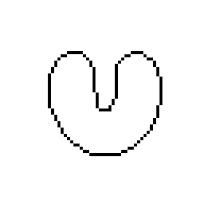
#> input picture workshop4/example.jpg, 204 x 206 px
$ python -i Watershed.py   (imports and definitions only)
#> lines starting #> are read from the running program, lines starting #| are printed output that depends on the picture; after the words box and inside, x2 and y2 are one past the last pixel; in counts of white or black regions, pixels touching at a corner belong together
#> further down, picture is the input picture: shape (206, 204, 3); min 0, max 255, mean 247.7
import numpy as np
import cv2
from matplotlib import pyplot as plt

def watershed(img):
    gray = cv2.cvtColor(img,cv2.COLOR_BGR2GRAY)
    ret, thresh = cv2.threshold(gray,0,255,cv2.THRESH_BINARY_INV+cv2.THRESH_OTSU)
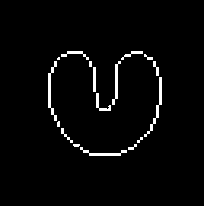
#> thresh: shape (206, 204); 2.8% white; 17 white regions (5 under 20 px), largest, box (x1, y1, x2, y2) and area: (48, 61, 57, 121) 180, (144, 77, 162, 137) 180, (80, 147, 127, 156) 141
#> ret = 138

    # Noise removal
    kernel = np.ones((2,2),np.uint8)
    closing = cv2.morphologyEx(thresh,cv2.MORPH_CLOSE,kernel, iterations = 2)
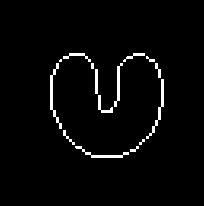
#> closing: shape (206, 204); 2.8% white; 15 white regions (3 under 20 px), largest, box (x1, y1, x2, y2) and area: (50, 63, 62, 129) 198, (146, 79, 164, 139) 180, (75, 146, 129, 158) 161
    sure_bg = cv2.dilate(closing,kernel,iterations=3)
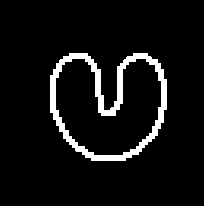
#> sure_bg: shape (206, 204); 6.6% white; 1 white region, box (x1, y1, x2, y2) and area: (50, 53, 167, 161) 2789
    # Finding sure foreground area
    dist_transform = cv2.distanceTransform(sure_bg,cv2.DIST_L2,3)
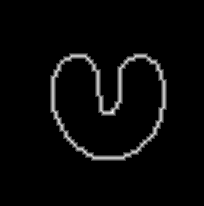
#> dist_transform: shape (206, 204) float32; min 0, max 3.82, mean 0.122; drawn with min black and max white
    # Threshold
    ret, sure_fg = cv2.threshold(dist_transform,0.1*dist_transform.max(),255,0)
#> ret = 0.382
    # Finding unknown region
    sure_fg = np.uint8(sure_fg)
    unknown = cv2.subtract(sure_bg,sure_fg)
#> unknown: shape (206, 204); every value is 0
    # Marker labelling
    ret, markers = cv2.connectedComponents(sure_fg)
#> ret = 2
    # Add one to all labels so that sure background is not 0, but 1
    markers = markers+1
    # Now, mark the region of unknown with zero
    markers[unknown==255] = 0
    markers = cv2.watershed(img,markers)
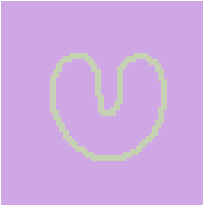
#> markers: shape (206, 204) int32; 3 distinct labels, from -1 to 2; one colour per label, 0 black, -1 white
    img[markers == -1] = [255,0,0]
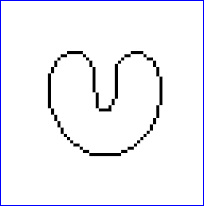
#> img: shape (206, 204, 3); 1.94% of pixels changed, all inside (x1, y1, x2, y2) = (0, 0, 204, 206)

    # Use matplotlib because cv2 can't work
    # I don't know why either ;____;
    plt.subplot(1, 2, 1),plt.imshow(unknown, 'gray')
    plt.title("Unknown"), plt.xticks([]), plt.yticks([])
    plt.subplot(1, 2, 2),plt.imshow(img)
    plt.title("Watershed"), plt.xticks([]), plt.yticks([])
    plt.tight_layout()
    plt.show()
#> figure, not shown here; B, G, R data is drawn as R, G, B

>>> import cv2
>>> picture = cv2.imread('example.jpg')
>>> result = watershed(picture)
